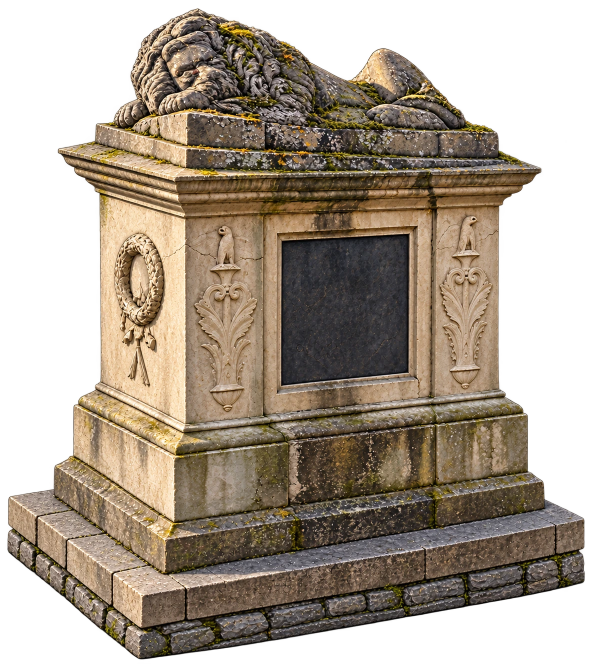
#> input picture assets/lion-ende-alpha8.webp, 1184 x 1328 px (shown at 1/2 size)
$ python -i build_style2_maps.py   (imports and definitions only)
#> lines starting #> are read from the running program, lines starting #| are printed output that depends on the picture
#!/usr/bin/env python3
"""Build deterministic layered Style 2 map art from approved painterly source materials."""
from __future__ import annotations

import argparse
import math
import random
from pathlib import Path

from PIL import Image, ImageChops, ImageDraw, ImageEnhance, ImageFilter

WORLD = 3072
CENTER = (1536, 1536)
ROOT = Path(__file__).resolve().parents[1]
MAP_ROOT = ROOT / "dist" / "assets" / "maps"
SOURCE_ROOT = ROOT / "docs" / "art" / "source-material"

# Runtime geometry is authoritative. Regenerating art must never silently keep
# old road/slot coordinates after a level edit.
import json
import subprocess

# [8 lines that did not run here, left out]
# [2 lines that did not run here, left out]


# [4 lines left out: function distance_to_segment, not called in this run]


def path_distance(point, paths):
    return min(distance_to_segment(point, route[index], route[index + 1]) for route in paths for index in range(len(route) - 1))


def slots_for(level):
    return [(p["x"], p["y"]) for p in _GEOMETRY[str(level)]["slots"]]


def prepare_ground(source):
#> called with source = '../assets/lion-ende-alpha8.webp'
    image = Image.open(source).convert("RGB").resize((WORLD, WORLD), Image.Resampling.LANCZOS)
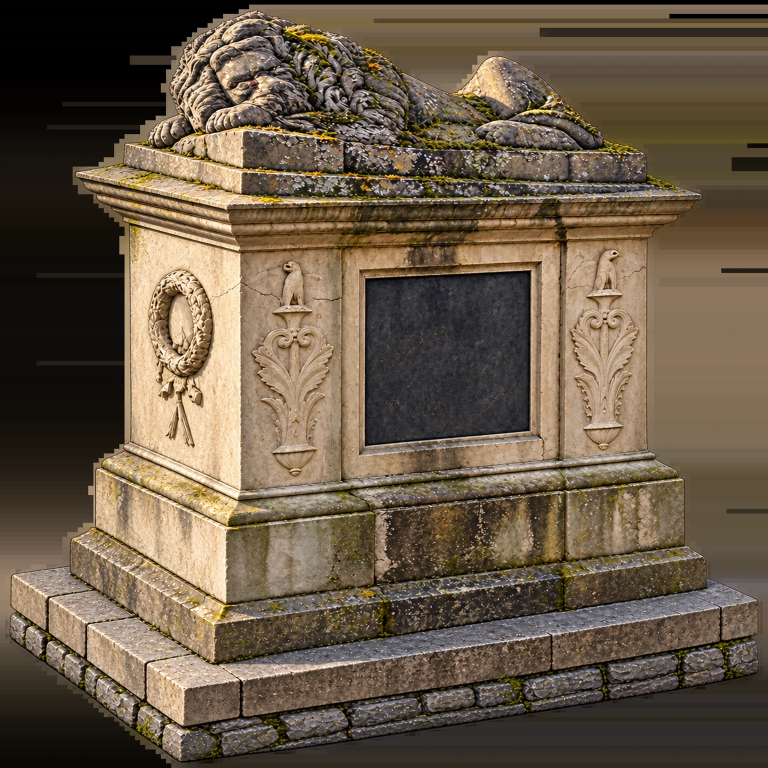
#> image: PIL image 3072x3072 RGB (shown at 1/4 size); mean R, G, B 105.5, 90.4, 71.7
    image = ImageEnhance.Color(image).enhance(.76)
    image = ImageEnhance.Contrast(image).enhance(1.06)
    image = ImageEnhance.Brightness(image).enhance(.74)
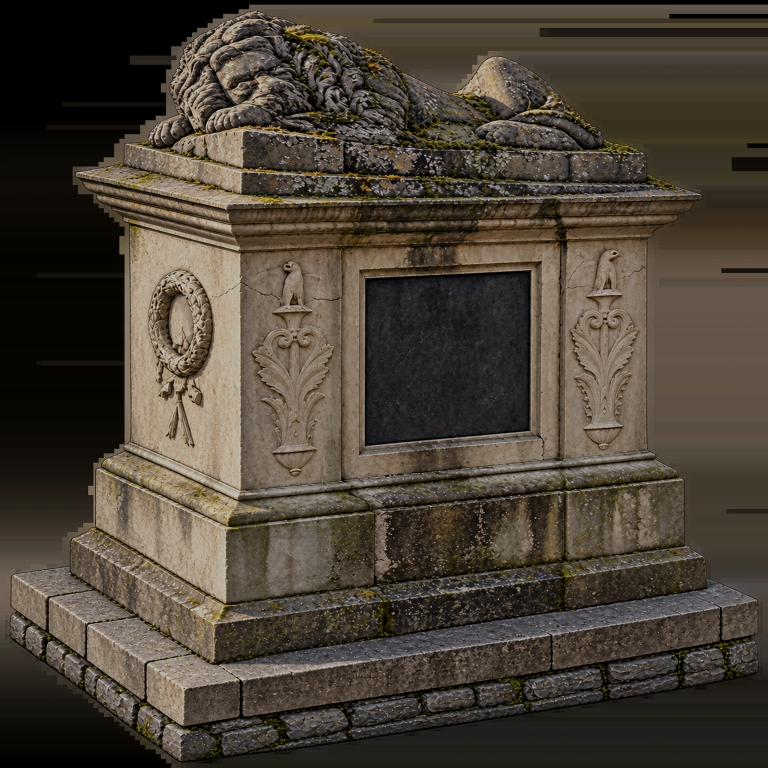
#> image: PIL image 3072x3072 RGB (shown at 1/4 size); mean R, G, B 75.2, 66.3, 55.1
    vignette = Image.new("L", (768, 768), 0)
#> vignette: PIL image 768x768 L; every value is 0
    pixels = vignette.load()
    for y in range(768):
        for x in range(768):
            distance = math.hypot(x - 384, y - 384) / 543
            pixels[x, y] = int(max(0, min(118, (distance ** 1.7) * 118)))
    vignette = vignette.resize((WORLD, WORLD), Image.Resampling.BICUBIC)
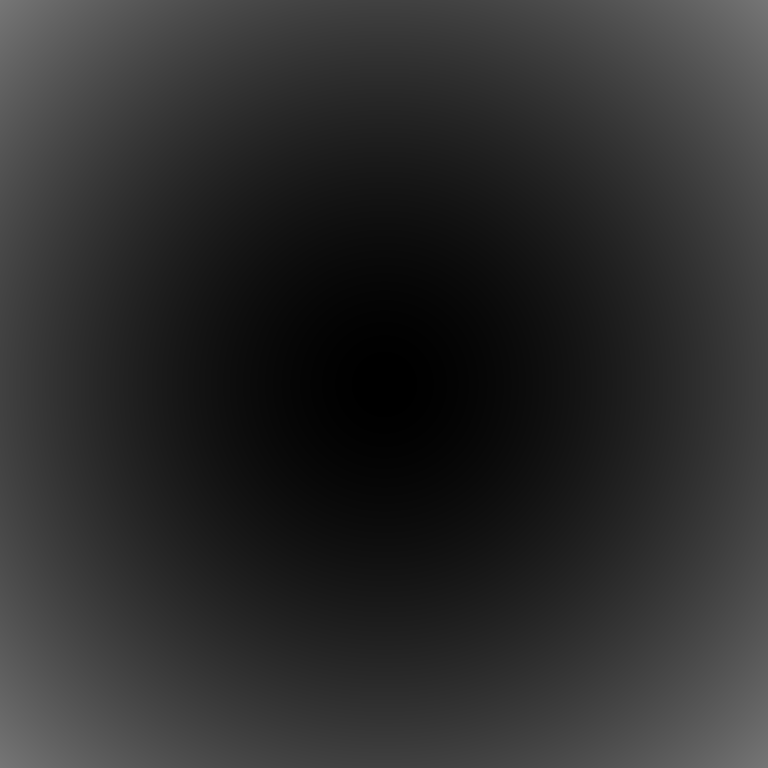
#> vignette: PIL image 3072x3072 L (shown at 1/4 size); min 0, max 118, mean 44.6
    shade = Image.new("RGB", image.size, (4, 9, 11))
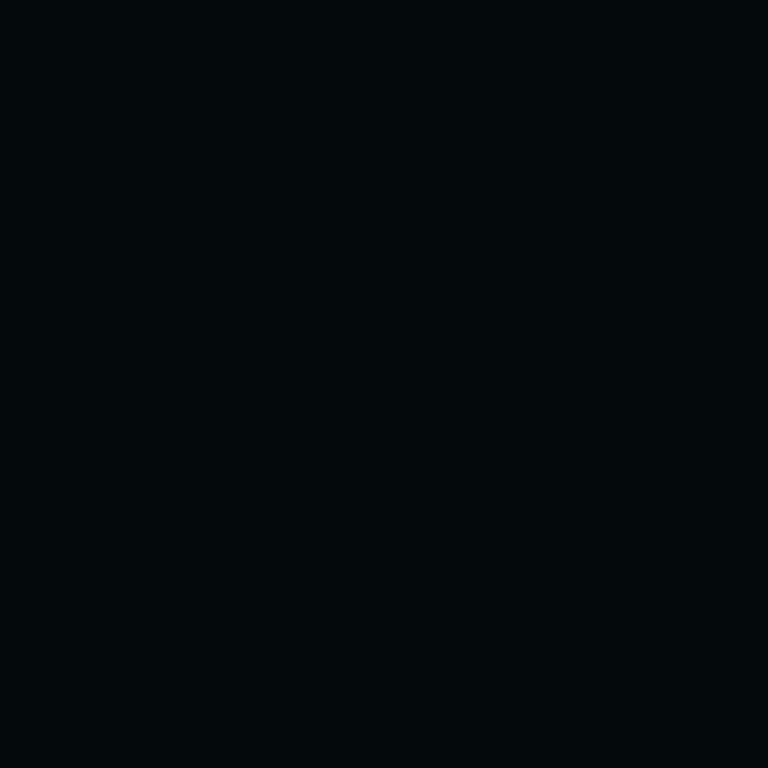
#> shade: PIL image 3072x3072 RGB (shown at 1/4 size); mean R, G, B 4, 9, 11
    return Image.composite(shade, image, vignette)
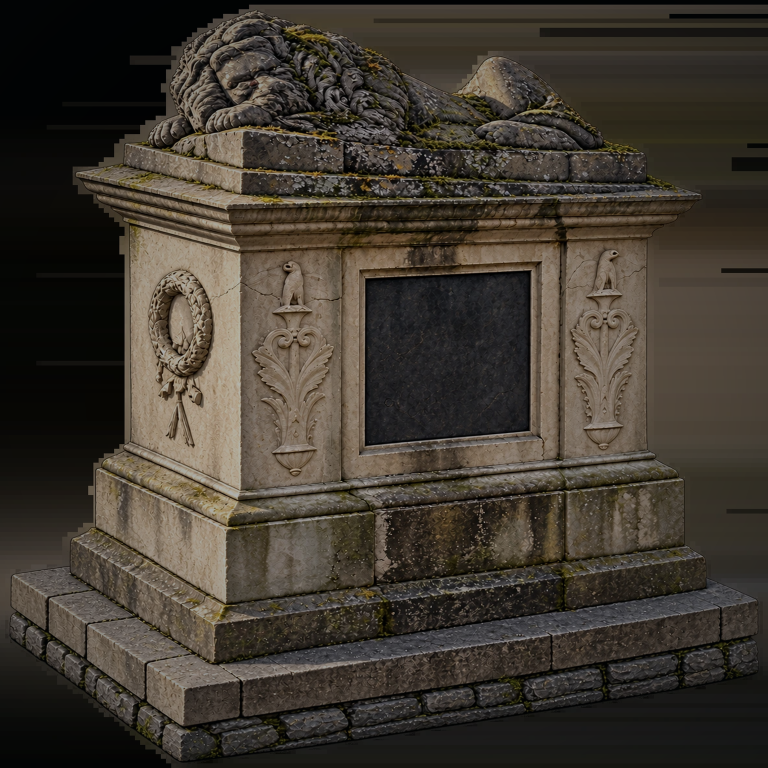
#> returned value: PIL image 3072x3072 RGB (shown at 1/4 size); mean R, G, B 64.6, 57.9, 48.8


# [221 lines left out: functions draw_paths, clear_mask, tree, lantern, grave, boundary_wall and 4 more, not called in this run]


def save_webp(image, path, quality):
    path.parent.mkdir(parents=True, exist_ok=True)
    image.save(path, "WEBP", quality=quality, method=6, exact=True)


# [27 lines left out: functions export_level, main, not called in this run]


# [2 lines not run here, left out]

>>> result = prepare_ground('../assets/lion-ende-alpha8.webp')

$ run again, on assets/tower-bow-l1-v2.webp
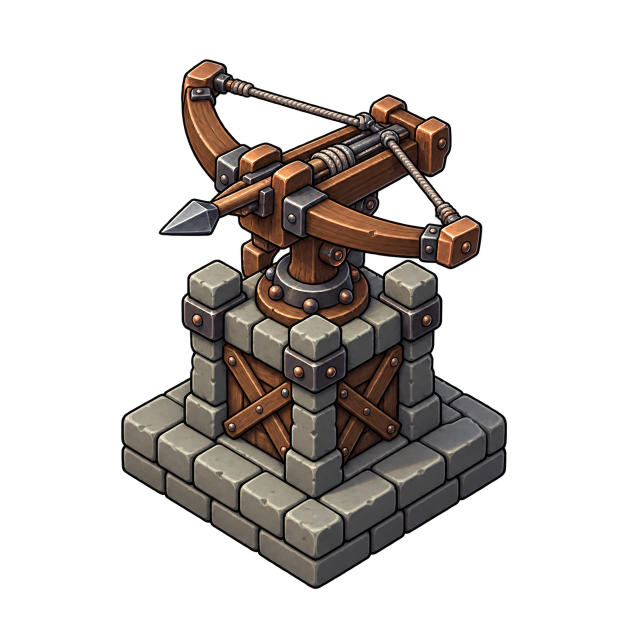
#> input picture assets/tower-bow-l1-v2.webp, 1254 x 1254 px (shown at 1/2 size)
#> in prepare_ground, `image = Image.open(source).convert("RGB").resize((WORLD, WORLD), Image..`:
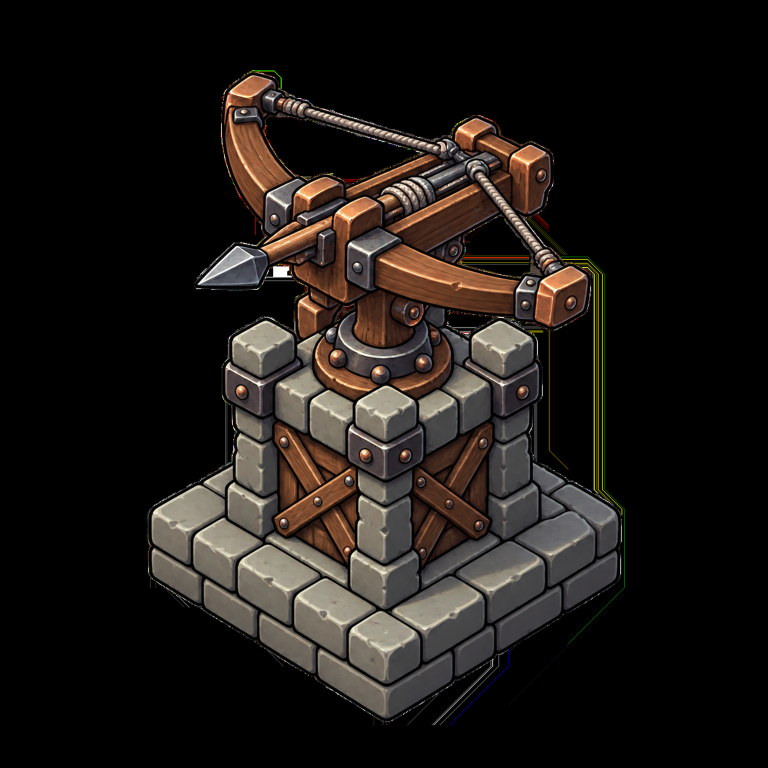
#> image: PIL image 3072x3072 RGB (shown at 1/4 size); mean R, G, B 30, 25.5, 22.1
#> in prepare_ground, `image = ImageEnhance.Brightness(image).enhance(.74)`:
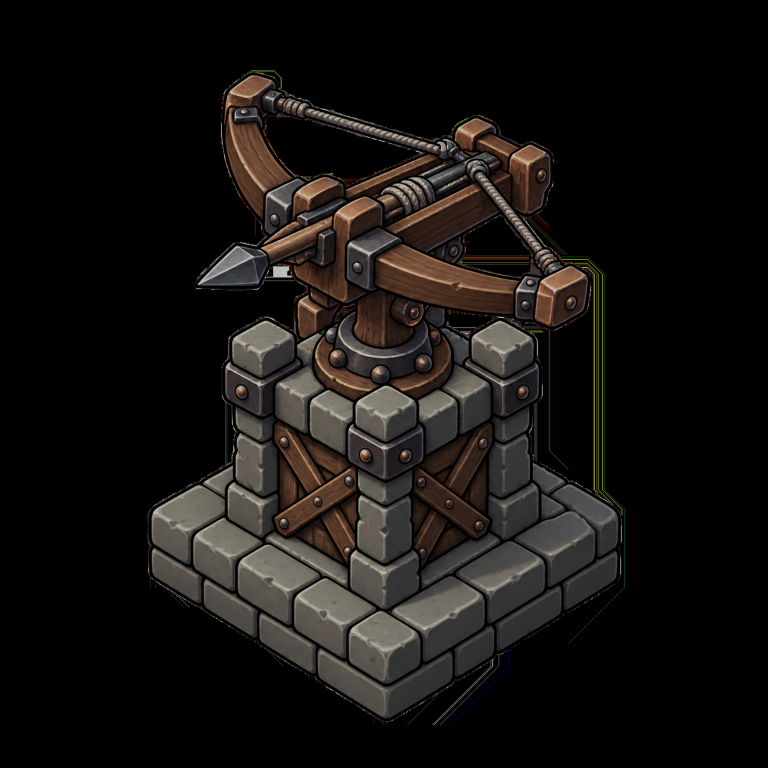
#> image: PIL image 3072x3072 RGB (shown at 1/4 size); mean R, G, B 22.1, 19.4, 17.4

$ run again, on assets/tower-rift-lance-l3.webp
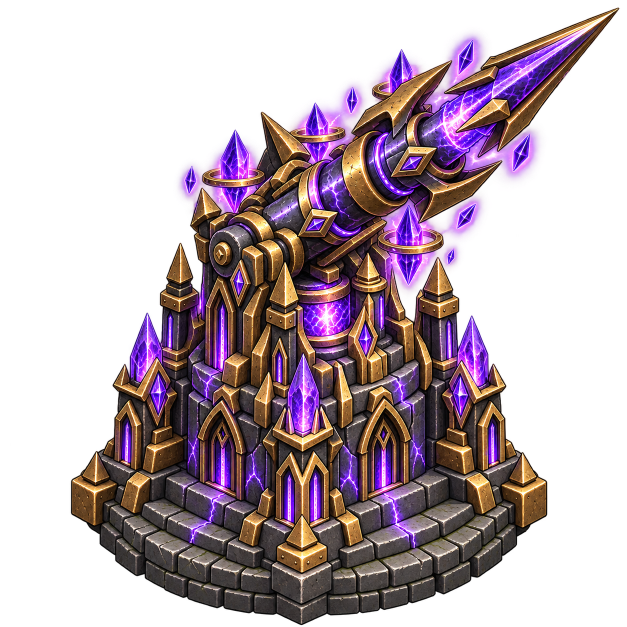
#> input picture assets/tower-rift-lance-l3.webp, 1254 x 1254 px (shown at 1/2 size)
#> in prepare_ground, `image = ImageEnhance.Color(image).enhance(.76)`:
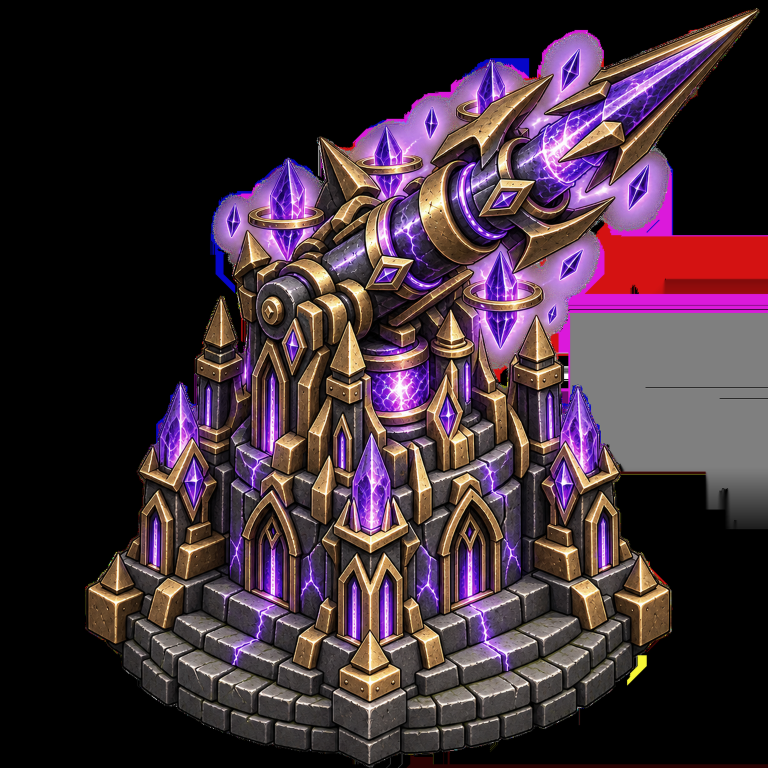
#> image: PIL image 3072x3072 RGB (shown at 1/4 size); mean R, G, B 64.2, 45.7, 55.6
#> in prepare_ground, `return Image.composite(shade, image, vignette)`:
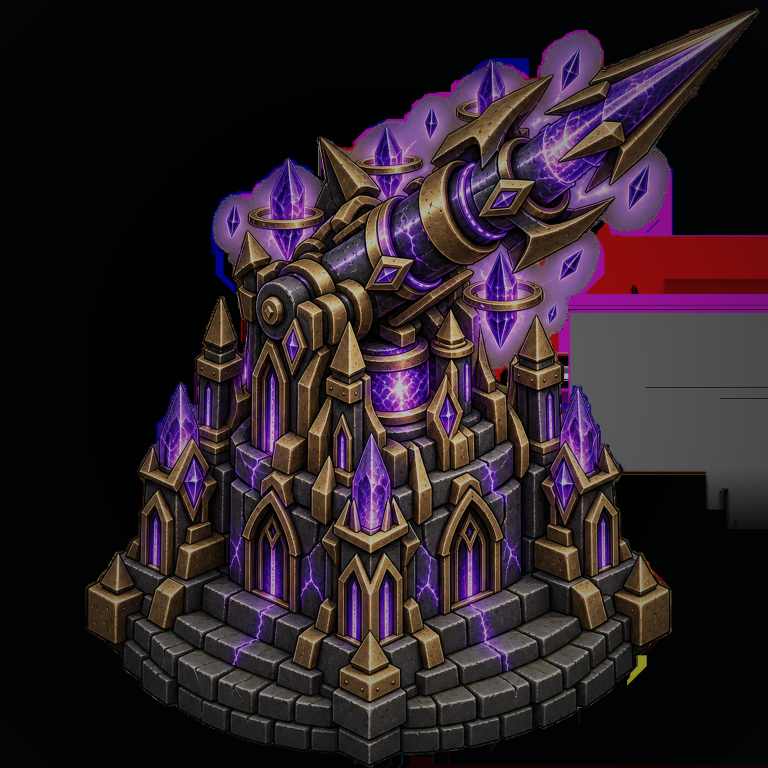
#> returned value: PIL image 3072x3072 RGB (shown at 1/4 size); mean R, G, B 43.2, 31.4, 38.5
